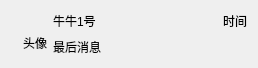
<?xml version="1.0" encoding="UTF-8"?>
<ui version="4.0">
 <class>MsgWidgetItem</class>
 <widget class="QWidget" name="MsgWidgetItem">
  <property name="geometry">
   <rect>
    <x>0</x>
    <y>0</y>
    <width>258</width>
    <height>65</height>
   </rect>
  </property>
  <property name="windowTitle">
   <string>Form</string>
  </property>
  <layout class="QHBoxLayout" name="horizontalLayout_3">
   <item>
    <widget class="QLabel" name="avatar_lab">
     <property name="minimumSize">
      <size>
       <width>36</width>
       <height>36</height>
      </size>
     </property>
     <property name="maximumSize">
      <size>
       <width>36</width>
       <height>36</height>
      </size>
     </property>
     <property name="text">
      <string>头像</string>
     </property>
     <property name="alignment">
      <set>Qt::AlignBottom|Qt::AlignRight|Qt::AlignTrailing</set>
     </property>
    </widget>
   </item>
   <item>
    <layout class="QVBoxLayout" name="verticalLayout">
     <item>
      <layout class="QHBoxLayout" name="horizontalLayout" stretch="1,1,1">
       <item>
        <widget class="QLabel" name="username_lab">
         <property name="text">
          <string>牛牛1号</string>
         </property>
        </widget>
       </item>
       <item>
        <spacer name="horizontalSpacer">
         <property name="orientation">
          <enum>Qt::Horizontal</enum>
         </property>
         <property name="sizeType">
          <enum>QSizePolicy::Preferred</enum>
         </property>
         <property name="sizeHint" stdset="0">
          <size>
           <width>40</width>
           <height>20</height>
          </size>
         </property>
        </spacer>
       </item>
       <item>
        <widget class="QLabel" name="time_lab">
         <property name="styleSheet">
          <string notr="true"/>
         </property>
         <property name="text">
          <string>时间</string>
         </property>
         <property name="alignment">
          <set>Qt::AlignRight|Qt::AlignTrailing|Qt::AlignVCenter</set>
         </property>
        </widget>
       </item>
      </layout>
     </item>
     <item>
      <layout class="QHBoxLayout" name="horizontalLayout_2">
       <item>
        <widget class="QLabel" name="lastmsg_lab">
         <property name="text">
          <string>最后消息</string>
         </property>
        </widget>
       </item>
       <item>
        <widget class="QLabel" name="label">
         <property name="minimumSize">
          <size>
           <width>20</width>
           <height>20</height>
          </size>
         </property>
         <property name="maximumSize">
          <size>
           <width>20</width>
           <height>20</height>
          </size>
         </property>
         <property name="text">
          <string/>
         </property>
        </widget>
       </item>
       <item>
        <spacer name="horizontalSpacer_2">
         <property name="orientation">
          <enum>Qt::Horizontal</enum>
         </property>
         <property name="sizeType">
          <enum>QSizePolicy::Fixed</enum>
         </property>
         <property name="sizeHint" stdset="0">
          <size>
           <width>7</width>
           <height>20</height>
          </size>
         </property>
        </spacer>
       </item>
      </layout>
     </item>
    </layout>
   </item>
  </layout>
 </widget>
 <resources/>
 <connections/>
</ui>
